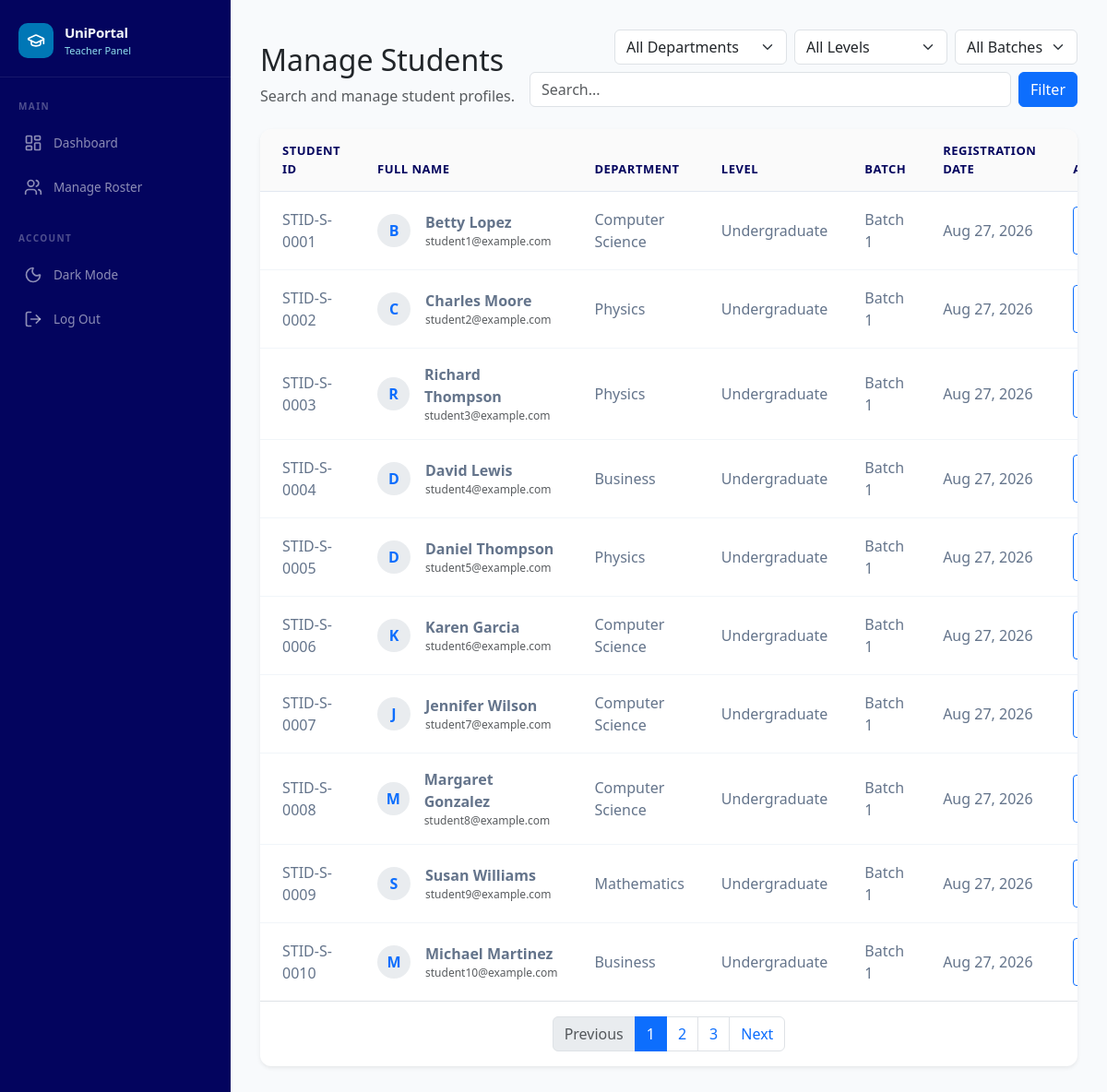
The page /frontdesk/students/ (signed in) on the database its author committed.
### myapp/models.py (models this page shows, shortened)
class Student(models.Model):
    student_id = models.TextField()
    user = models.OneToOneField(settings.AUTH_USER_MODEL, on_delete=models.CASCADE)
    department = models.ForeignKey(Department, on_delete=models.SET_NULL, null=True)
    level = models.CharField(max_length=50)
    created_at = models.DateTimeField(auto_now_add=True)
    batch = models.CharField(max_length=100, null=True, blank=True)

class User(AbstractUser):
    pass

class Department(models.Model):
    name = models.CharField(max_length=255)

### myapp/views.py (the view, shortened to what this page needs)
# urls.py: path('frontdesk/students/', views.frontdesk_manage_students, name='frontdesk_manage_students'),
@user_passes_test(is_frontdesk, login_url='/login')
def frontdesk_manage_students(request):
    query = request.GET.get('q', '')
    department_id = request.GET.get('department', '')
    level = request.GET.get('level', '')
    batch = request.GET.get('batch', '')
    students = Student.objects.select_related('user', 'department')
    if department_id:
        students = students.filter(department_id=department_id)
    if level:
        students = students.filter(level=level)
    if batch:
        students = students.filter(batch=batch)
    students = students.order_by('-created_at')
    departments = Department.objects.all().order_by('name')
    levels = Student.objects.values_list('level', flat=True).distinct().order_by('level')
    batches = Student.objects.exclude(batch__isnull=True).exclude(batch='').values_list('batch', flat=True).distinct().order_by('batch')
    from django.core.paginator import Paginator
    paginator = Paginator(students, 10)
    page_number = request.GET.get('page')
    page_obj = paginator.get_page(page_number)
    context = {
        'students': page_obj,
        'page_obj': page_obj,
        'query': query,
        'department_id': department_id,
        'level': level,
        'batch': batch,
        'departments': departments,
        'levels': levels,
        'batches': batches,
    }
    return render(request, 'myapp/frontdesk_manage_students.html', context)

### myapp/views.py (called while the page is built)
def is_frontdesk(user):
    return user.is_active and user.is_staff

### myapp/templates/myapp/frontdesk_manage_students.html (shortened to what this page needs)
{% extends 'myapp/base.html' %}
{% load static %}
{% block content %}
<div class="mb-4 d-flex justify-content-between align-items-end flex-wrap gap-3">
  <div>
    <h2>Manage Students</h2>
    <p class="text-muted mb-0">Search and manage student profiles.</p>
  </div>
  <form method="GET" class="d-flex gap-2 align-items-center flex-wrap" style="flex: 1; max-width: 800px; justify-content: flex-end;">
    <select name="department" class="form-select" style="width: auto; min-width: 150px;">
      <option value="">All Departments</option>
    </select>
    <select name="level" class="form-select" style="width: auto; min-width: 120px;">
      <option value="">All Levels</option>
    </select>
    <select name="batch" class="form-select" style="width: auto; min-width: 120px;">
      <option value="">All Batches</option>
    </select>
    <input type="text" name="q" class="form-control" placeholder="Search..." value="{{ query }}" style="min-width: 150px; flex: 1;">
    <button type="submit" class="btn btn-primary">Filter</button>
  </form>
</div>
<div class="card modern-table-card border-0 shadow-sm mb-5">
  <div class="card-body p-0">
    <div class="table-responsive">
      <table class="table table-hover modern-table mb-0 align-middle">
        <thead>
          <tr>
            <th class="ps-4">Student ID</th>
            <th>Full Name</th>
            <th>Department</th>
            <th>Level</th>
            <th>Batch</th>
            <th>Registration Date</th>
            <th class="text-end pe-4">Actions</th>
          </tr>
        </thead>
        <tbody>
          {% for student in students %}
          <tr>
            <td class="ps-4 fw-medium">{{ student.student_id }}</td>
            <td>
                <div class="d-flex align-items-center">
                  <div class="avatar bg-body-secondary text-primary rounded-circle me-3 d-flex justify-content-center align-items-center" style="width:36px;height:36px;font-weight:600;">
                    {{ student.user.first_name|first|default:student.user.username|first|upper }}
                  </div>
                  <div>
                    <div class="fw-bold">{{ student.user.get_full_name|default:student.user.username }}</div>
                    <div class="text-muted" style="font-size:12px;">{{ student.user.email }}</div>
                  </div>
                </div>
            </td>
            <td>{{ student.department.name }}</td>
            <td>{{ student.level }}</td>
            <td>{{ student.batch|default:"-" }}</td>
            <td>{{ student.created_at|date:"M d, Y" }}</td>
            <td class="text-end pe-4">
              <a href="{% url 'frontdesk_enroll_student' %}?student_id={{ student.id }}" class="btn btn-sm btn-outline-primary">
              </a>
            </td>
          </tr>
          {% endfor %}
        </tbody>
      </table>
    </div>
    {% if page_obj.has_other_pages %}
    <div class="card-footer bg-transparent border-top pb-3 pt-3">
      <nav aria-label="Page navigation">
        <ul class="pagination justify-content-center mb-0">
          {% if page_obj.has_previous %}
            <li class="page-item"><a class="page-link" href="?page={{ page_obj.previous_page_number }}{% if query %}&q={{ query }}{% endif %}{% if department_id %}&department={{ department_id }}{% endif %}{% if level %}&level={{ level|urlencode }}{% endif %}{% if batch %}&batch={{ batch|urlencode }}{% endif %}">Previous</a></li>
          {% else %}
            <li class="page-item disabled"><span class="page-link">Previous</span></li>
          {% endif %}
          {% for num in page_obj.paginator.page_range %}
            {% if page_obj.number == num %}
              <li class="page-item active"><span class="page-link">{{ num }}</span></li>
            {% elif num > page_obj.number|add:'-3' and num < page_obj.number|add:'3' %}
              <li class="page-item"><a class="page-link" href="?page={{ num }}">{{ num }}</a></li>
            {% endif %}
          {% endfor %}
          {% if page_obj.has_next %}
            <li class="page-item"><a class="page-link" href="?page={{ page_obj.next_page_number }}">Next</a></li>
          {% else %}
            <li class="page-item disabled"><span class="page-link">Next</span></li>
          {% endif %}
        </ul>
      </nav>
    </div>
    {% endif %}
  </div>
</div>
{% endblock %}

### myapp/static/myapp/css/dashboard.css (style rules this page uses)
:root, [data-theme="light"] { --deep-twilight: #03045e; --bright-teal-blue: #0077b6; --turquoise-surf: #00b4d8; --frosted-blue: #90e0ef; --light-cyan: #caf0f8; --bg-page: #f8fafc; --bg-card: #fff; --bg-sidebar: #03045e; --bg-hero: #03045e; --bg-icon: #caf0f8; --text-primary: #03045e; --text-secondary: #64748b; --text-muted: #94a3b8; --border-card: #e2e8f0; --border-row: #f1f5f9; --chart-bar: rgba(0, 119, 182, 0.15); --chart-bar-hover: rgba(0, 119, 182, 0.3); --chart-border: #0077b6; --chart-grid: rgba(0, 0, 0, 0.04); --chart-tick: #94a3b8; --chart-tick-x: #64748b; }
.modern-table-card { background: var(--bg-card); border: 1px solid var(--border-card); border-radius: 12px; overflow: hidden; box-shadow: 0 4px 6px -1px rgba(0,0,0,0.05), 0 2px 4px -2px rgba(0,0,0,0.025); transition: background 0.3s ease, border-color 0.3s ease; }
.modern-table { width: 100%; color: var(--text-secondary); }
.modern-table th { background-color: rgba(0, 0, 0, 0.02); color: var(--text-primary); font-weight: 600; font-size: 13px; text-transform: uppercase; letter-spacing: 0.5px; padding: 14px 20px; border-bottom: 1px solid var(--border-card); }
.modern-table td { padding: 16px 20px; vertical-align: middle; border-bottom: 1px solid var(--border-row); color: var(--text-secondary); }
.modern-table tbody tr { transition: background-color 0.2s ease; }
.modern-table tbody tr:last-child td { border-bottom: none; }

### rows shown on the page
Student: student_id "STID-S-0001", user.first_name|first "B", user.get_full_name "Betty Lopez", user.email "student1@example.com", department.name "Computer Science", level "Undergraduate", batch "Batch 1", created_at "Aug 27, 2026"
Student: student_id "STID-S-0002", user.first_name|first "C", user.get_full_name "Charles Moore", user.email "student2@example.com", department.name "Physics", level "Undergraduate", batch "Batch 1", created_at "Aug 27, 2026"
Student: student_id "STID-S-0003", user.first_name|first "R", user.get_full_name "Richard Thompson", user.email "student3@example.com", department.name "Physics", level "Undergraduate", batch "Batch 1", created_at "Aug 27, 2026"
Student: student_id "STID-S-0004", user.first_name|first "D", user.get_full_name "David Lewis", user.email "student4@example.com", department.name "Business", level "Undergraduate", batch "Batch 1", created_at "Aug 27, 2026"
Student: student_id "STID-S-0005", user.first_name|first "D", user.get_full_name "Daniel Thompson", user.email "student5@example.com", department.name "Physics", level "Undergraduate", batch "Batch 1", created_at "Aug 27, 2026"
Student: student_id "STID-S-0006", user.first_name|first "K", user.get_full_name "Karen Garcia", user.email "student6@example.com", department.name "Computer Science", level "Undergraduate", batch "Batch 1", created_at "Aug 27, 2026"
Student: student_id "STID-S-0007", user.first_name|first "J", user.get_full_name "Jennifer Wilson", user.email "student7@example.com", department.name "Computer Science", level "Undergraduate", batch "Batch 1", created_at "Aug 27, 2026"
Student: student_id "STID-S-0008", user.first_name|first "M", user.get_full_name "Margaret Gonzalez", user.email "student8@example.com", department.name "Computer Science", level "Undergraduate", batch "Batch 1", created_at "Aug 27, 2026"
Student: student_id "STID-S-0009", user.first_name|first "S", user.get_full_name "Susan Williams", user.email "student9@example.com", department.name "Mathematics", level "Undergraduate", batch "Batch 1", created_at "Aug 27, 2026"
Student: student_id "STID-S-0010", user.first_name|first "M", user.get_full_name "Michael Martinez", user.email "student10@example.com", department.name "Business", level "Undergraduate", batch "Batch 1", created_at "Aug 27, 2026"

### other values the page prints
{{ num }} "1"
{{ num }} "2" "3"
